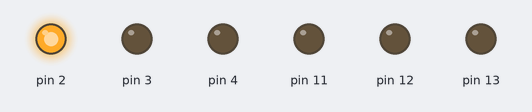
Recording of a sketch running on a simulated Arduino Uno, built with avr-gcc and run on an emulated ATmega328P. On the bench: output pins drawn as LEDs (lit = HIGH).

Above: at 0.2 s.
At 0.7 s:
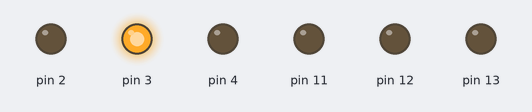
At 2.7 s:
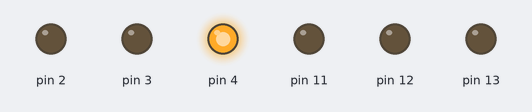
Timing chart, 0 to 3.5 s (numbered marks = the images above):
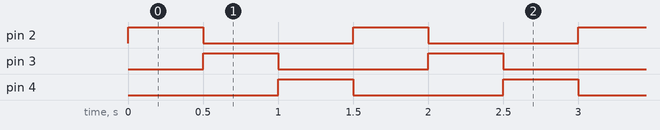

Measured:
- by itself, pin 2–4: alternates HIGH for 0.50 s and LOW for 1.0 s
- by itself, everything shown: repeats every 1.5 s, in 4 steps

The sketch:

zad1.ino
```cpp
void setup() {
  // put your setup code here, to run once:
  for (int i = 2; i < 5; i++)
  {
    pinMode(i, OUTPUT);
  }
  for(int i = 11; i < 14; i++)
  {
     pinMode(i, OUTPUT);
     digitalWrite(i, LOW);
  }
}

void loop() {
  for(int i = 2; i < 5; i++)
  {
    digitalWrite(i, HIGH);
    delay(500);
    digitalWrite(i, LOW);
  }
}
```
